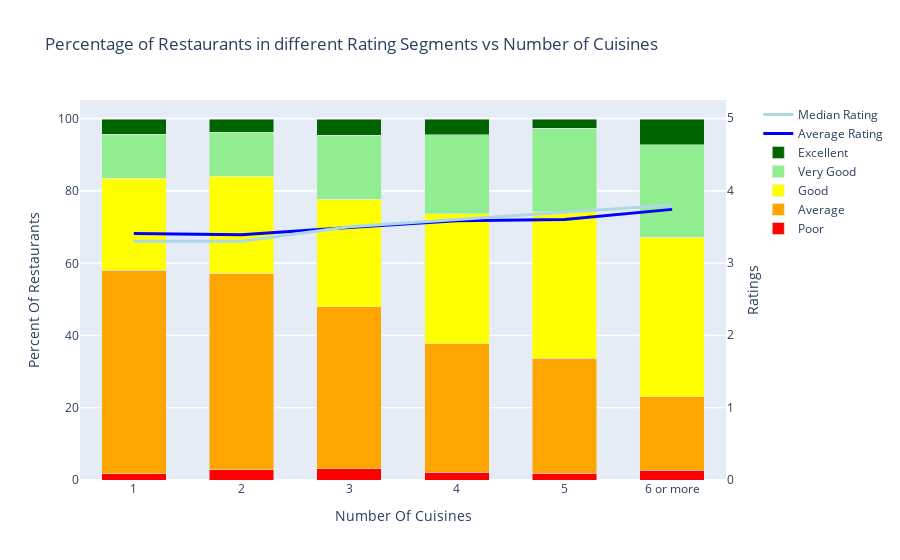

Write notebook code for a chart like this one.
### Code cell
x1=aggTotalCsnR.Cuisines_Number.unique()
aggTotalCsnR=aggTotalCsnR.set_index(["Total_Cuisines","rating_text"])
fig4=go.Figure()

fig4.add_trace(go.Bar(name="Poor",
                      x=x1,
                      y=(np.array(aggTotalCsnR["Restaurant_Count"][:,"Poor"])/np.array(aggTotalCsnR["Restaurant_Count"].groupby("Total_Cuisines").sum()))*100, 
                      marker=dict(color="red"),
                      width=[0.6]*6,
                      hoverinfo=None))

fig4.add_trace(go.Bar(name="Average",
                      x=x1,
                      y=(np.array(aggTotalCsnR["Restaurant_Count"][:,"Average"])/np.array(aggTotalCsnR["Restaurant_Count"].groupby("Total_Cuisines").sum()))*100,marker=dict(color="orange"),
                      width=[0.6]*6,
                      hoverinfo=None))

fig4.add_trace(go.Bar(name="Good",
                      x=x1,
                      y=(np.array(aggTotalCsnR["Restaurant_Count"][:,"Good"])/np.array(aggTotalCsnR["Restaurant_Count"].groupby("Total_Cuisines").sum()))*100, 
                      marker=dict(color="yellow"),
                      width=[0.6]*6 ,
                      hoverinfo=None))

fig4.add_trace(go.Bar(name="Very Good",
                      x=x1,
                      y=(np.array(aggTotalCsnR["Restaurant_Count"][:,"Very Good"])/np.array(aggTotalCsnR["Restaurant_Count"].groupby("Total_Cuisines").sum()))*100, 
                      marker=dict(color="lightgreen"),
                      width=[0.6]*6,
                      hoverinfo=None))

fig4.add_trace(go.Bar(name="Excellent",
                      x=x1,
                      y=(np.array(aggTotalCsnR["Restaurant_Count"][:,"Excellent"])/np.array(aggTotalCsnR["Restaurant_Count"].groupby("Total_Cuisines").sum()))*100, 
                      marker=dict(color="darkgreen"),
                      width=[0.6]*6,
                      hoverinfo=None))
fig4.add_trace(                             
    go.Scatter(                          
    x=x1,
    y=df_zomato[df_zomato["rating_text"]!="Not rated"].groupby(["Total_Cuisines"]).agg(Avg=("agg_rating","mean"))["Avg"],
    name="Average Rating",
    mode='lines',                                        
    line = dict(color='blue', width=3),   
    yaxis="y2" ),                        
    )  
fig4.add_trace(                          
    go.Scatter(                          
    x=x1,
    y=df_zomato[df_zomato["rating_text"]!="Not rated"].groupby(["Total_Cuisines"]).agg(Median=("agg_rating","median"))["Median"],
    name="Median Rating",
    mode='lines',                                                       
    line = dict(color='lightblue', width=3),   
    yaxis="y2" ),                        
    ) 
fig4.update_layout(barmode='stack',
                   title="Percentage of Restaurants in different Rating Segments vs Number of Cuisines",
                   xaxis=dict(title="Number Of Cuisines" ),
                   yaxis=dict(title="Percent Of Restaurants"),
                   yaxis2=dict(title="Ratings", anchor="x", overlaying="y",side="right",range=(0,5.25)),
                   legend = dict(x = 1.05, y = 1))
fig4.show()

### Figure 1 — Plotly figure (JSON) as saved in the notebook; plotly's stock layout.template omitted (floating-point values rounded to 4 significant figures)
{"data": [{"marker": {"color": "red"}, "name": "Poor", "type": "bar", "width": [0.6, 0.6, 0.6, 0.6, 0.6, 0.6], "x": ["1", "2", "3", "4", "5", "6 or more"], "y": [1.791, 2.813, 3.182, 2.154, 1.875, 2.655]}, {"marker": {"color": "orange"}, "name": "Average", "type": "bar", "width": [0.6, 0.6, 0.6, 0.6, 0.6, 0.6], "x": ["1", "2", "3", "4", "5", "6 or more"], "y": [56.29, 54.44, 44.79, 35.55, 31.87, 20.35]}, {"marker": {"color": "yellow"}, "name": "Good", "type": "bar", "width": [0.6, 0.6, 0.6, 0.6, 0.6, 0.6], "x": ["1", "2", "3", "4", "5", "6 or more"], "y": [25.53, 26.89, 29.82, 36.09, 40.62, 44.25]}, {"marker": {"color": "lightgreen"}, "name": "Very Good", "type": "bar", "width": [0.6, 0.6, 0.6, 0.6, 0.6, 0.6], "x": ["1", "2", "3", "4", "5", "6 or more"], "y": [12.23, 12.24, 17.65, 21.9, 23.12, 25.66]}, {"marker": {"color": "darkgreen"}, "name": "Excellent", "type": "bar", "width": [0.6, 0.6, 0.6, 0.6, 0.6, 0.6], "x": ["1", "2", "3", "4", "5", "6 or more"], "y": [4.165, 3.617, 4.554, 4.309, 2.5, 7.08]}, {"line": {"color": "blue", "width": 3}, "mode": "lines", "name": "Average Rating", "type": "scatter", "x": ["1", "2", "3", "4", "5", "6 or more"], "y": [3.406, 3.389, 3.489, 3.581, 3.598, 3.739], "yaxis": "y2"}, {"line": {"color": "lightblue", "width": 3}, "mode": "lines", "name": "Median Rating", "type": "scatter", "x": ["1", "2", "3", "4", "5", "6 or more"], "y": [3.3, 3.3, 3.5, 3.6, 3.7, 3.8], "yaxis": "y2"}], "layout": {"barmode": "stack", "legend": {"x": 1.05, "y": 1}, "title": {"text": "Percentage of Restaurants in different Rating Segments vs Number of Cuisines"}, "xaxis": {"title": {"text": "Number Of Cuisines"}}, "yaxis": {"title": {"text": "Percent Of Restaurants"}}, "yaxis2": {"anchor": "x", "overlaying": "y", "range": [0, 5.25], "side": "right", "title": {"text": "Ratings"}}}}
